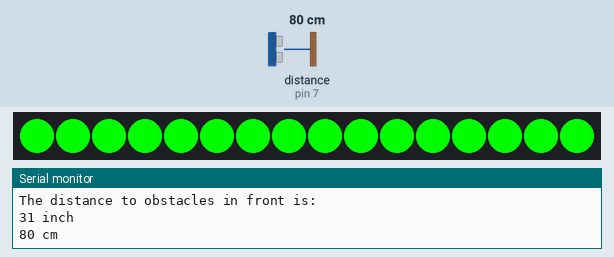
Simulated run of this sketch. Board: Arduino Uno, built with avr-gcc and run on an emulated ATmega328P. Shown: 16 RGB LEDs in strip order, left to right, the last lines printed to the serial monitor. The inputs (shaded band) are chosen by the test bench; at power-on: distance to the obstacle (sensor on pin 7) 80 cm.

Above: at 1.2 s.
1.3 s: distance to the obstacle (sensor on pin 7) set to 9 cm
At 3.25 s:
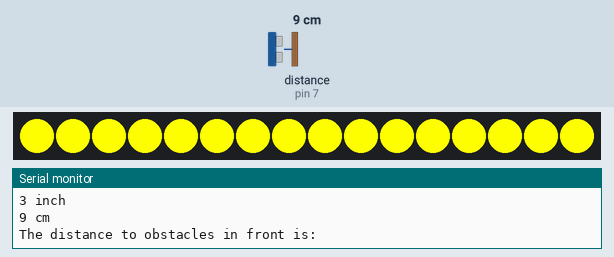
3.3 s: distance to the obstacle (sensor on pin 7) set to 2 cm
At 3.6 s:
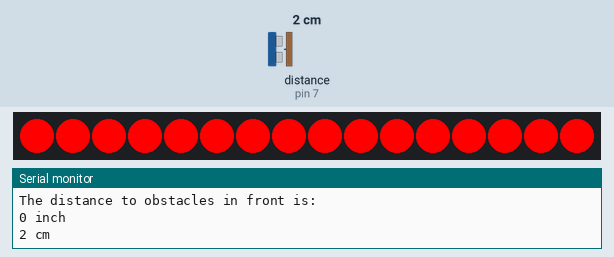
5.7 s: distance to the obstacle (sensor on pin 7) set to 6 cm
At 7.59 s:
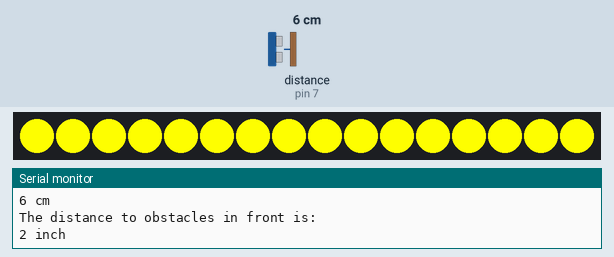
7.6 s: distance to the obstacle (sensor on pin 7) set to 18 cm
At 7.93 s:
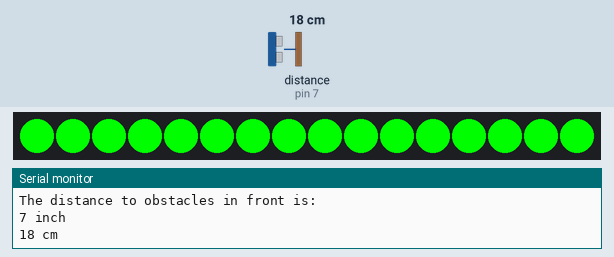
Timing chart, 0 to 10.6 s (numbered marks = the images above; inputs shaded):
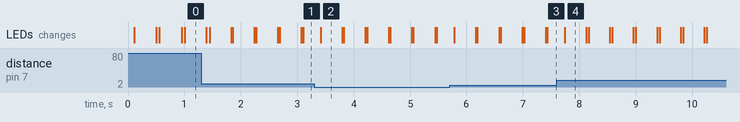

The sketch:

UltrasonicDisplayOnTerm.ino
```cpp
// (licence header left out)
/***************************************************************************/
//	Function: Measure the distance to obstacles in front and print the distance
//			  value to the serial terminal.The measured distance is from
//			  the range 0 to 400cm(157 inches).
//	Hardware: Grove - Ultrasonic Ranger
//	Arduino IDE: Arduino-1.0
/*****************************************************************************/

#include "Ultrasonic.h"
#include <Adafruit_NeoPixel.h>
#ifdef __AVR__
 #include <avr/power.h>
#endif
#define PIN        6
#define NUMPIXELS 16
Adafruit_NeoPixel pixels(NUMPIXELS, PIN, NEO_GRB + NEO_KHZ800);
#define DELAYVAL 3
Ultrasonic ultrasonic(7);
void setup()
{
	Serial.begin(9600);
  #if defined(__AVR_ATtiny85__) && (F_CPU == 16000000)
  clock_prescale_set(clock_div_1);
#endif
  pixels.begin();
}
void loop()
{
  pixels.clear();
	long RangeInInches;
	long RangeInCentimeters;

	Serial.println("The distance to obstacles in front is: ");
	RangeInInches = ultrasonic.MeasureInInches();
	Serial.print(RangeInInches);//0~157 inches
	Serial.println(" inch");
	delay(20);

	RangeInCentimeters = ultrasonic.MeasureInCentimeters(); // two measurements should keep an interval
	Serial.print(RangeInCentimeters);//0~400cm
	Serial.println(" cm");
	delay(20);

  if(RangeInCentimeters < 5)
  {
    for(int i=0; i<NUMPIXELS; i++) {
    pixels.setPixelColor(i, pixels.Color(250, 0, 0));
    pixels.show();
    delay(DELAYVAL);
  }
  }
  else
  if(RangeInCentimeters > 10)
  {
    for(int i=0; i<NUMPIXELS; i++) {
    pixels.setPixelColor(i, pixels.Color(0, 250, 0));
    pixels.show();
    delay(DELAYVAL);
  }
  }
  else
  {
    for(int i=0; i<NUMPIXELS; i++) {
    pixels.setPixelColor(i, pixels.Color(250, 250, 0));
    pixels.show();
    delay(DELAYVAL);
  }
  }
}
```

Measured:
- the behaviour switches between 4 and 5 cm on distance to the obstacle (sensor on pin 7) (found by bisection; images 2 and 3)
- after the input at 1.3 s, the LEDs: first change after 0.09 s (image 1 shows a later state)
- after the input at 3.3 s, the LEDs: change after 0.11 s (image 2)
- after the input at 5.7 s, the LEDs: change after 0.08 s (image 3)
- after the input at 7.6 s, the LEDs: change after 0.15 s (image 4)
